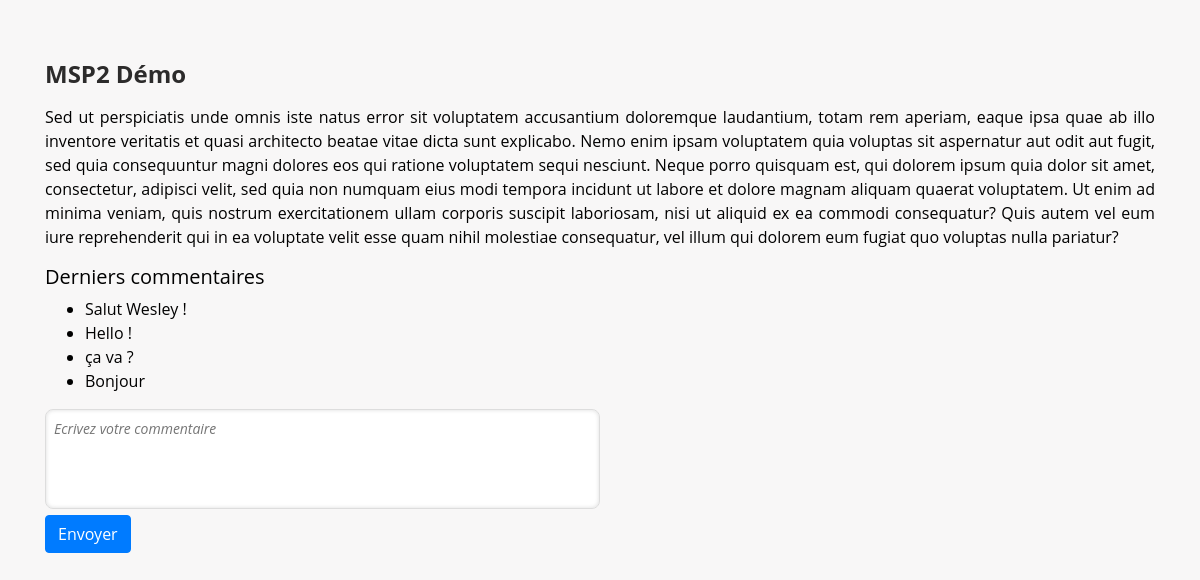
Before: / with the older database file.
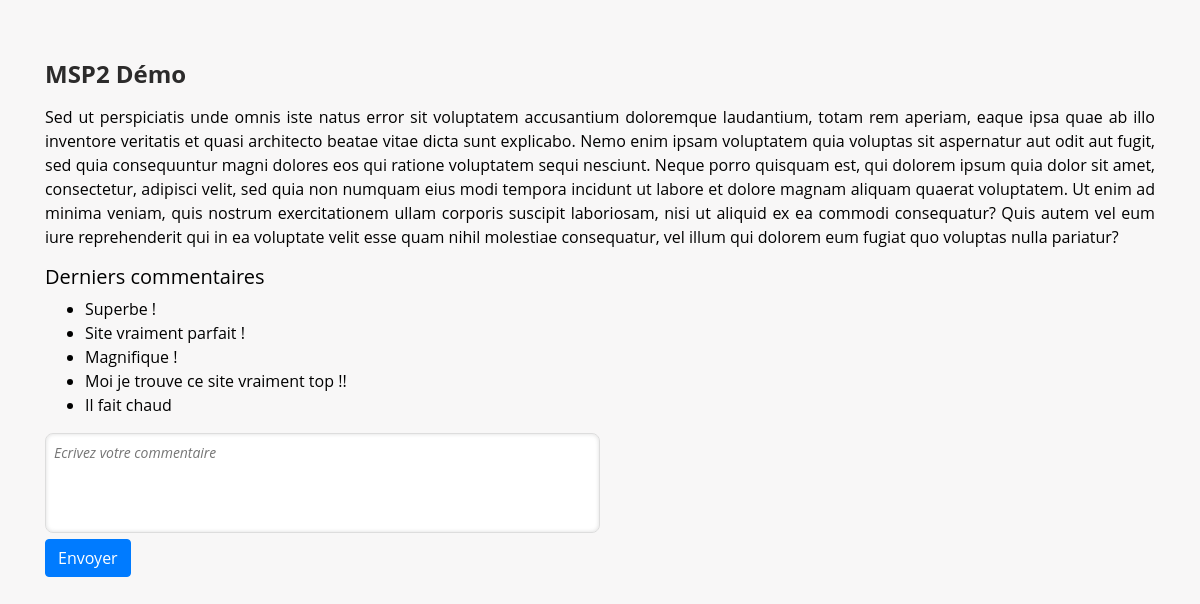
After: the same page with the newer database file.
### tables this page shows
CREATE TABLE "comments" (
    "comment" TEXT NOT NULL,
    PRIMARY KEY("comment")
);

### main.py (the view)
@app.route('/')
def hello_world():
    res = helper.get_list()
    return render_template("index.html", data=res)

### helper.py (called while the page is built)
def get_list():
    try:
        conn = sqlite3.connect(DB_PATH)
        conn.row_factory = sqlite3.Row
        c = conn.cursor()
        posts = c.execute('SELECT * FROM comments ORDER BY rowid desc limit 5').fetchall()
        c.close()
        return posts
    except Exception as e:
        print(traceback.format_exc())
        return None

### templates/index.html (shortened to what this page needs)
<!DOCTYPE html>
<html lang="en">
<head>
    <link rel="stylesheet" href="https://stackpath.bootstrapcdn.com/bootstrap/4.5.0/css/bootstrap.min.css">
    <link rel="stylesheet" href="{{ url_for('static', filename='css/main.css') }}">
</head>
<body>
    <div class="container">
        <h1>MSP2 Démo</h1>
        <p>Sed ut perspiciatis unde omnis iste natus error sit voluptatem accusantium doloremque laudantium, totam rem aperiam, eaque ipsa quae ab illo inventore veritatis et quasi architecto beatae vitae dicta sunt explicabo. Nemo enim ipsam voluptatem quia voluptas sit aspernatur aut odit aut fugit, sed quia consequuntur magni dolores eos qui ratione voluptatem sequi nesciunt. Neque porro quisquam est, qui dolorem ipsum quia dolor sit amet, consectetur, adipisci velit, sed quia non numquam eius modi tempora incidunt ut labore et dolore magnam aliquam quaerat voluptatem. Ut enim ad minima veniam, quis nostrum exercitationem ullam corporis suscipit laboriosam, nisi ut aliquid ex ea commodi consequatur? Quis autem vel eum iure reprehenderit qui in ea voluptate velit esse quam nihil molestiae consequatur, vel illum qui dolorem eum fugiat quo voluptas nulla pariatur?</p>
        <section class="commentaires">
            <h3>Derniers commentaires</h3>
            <ul>
            {% for item in data %}
                <li>{{item["comment"]}}</li>
            {% endfor %}
            </ul>
        </section>
        <form action="/comment/moderation" method="post">
            <textarea name="comment" id="the-textarea" maxlength="300" placeholder="Ecrivez votre commentaire"autofocus></textarea>
            <div>
                <button type="submit" class="btn btn-primary">Envoyer</button>
            </div>
        </form>
        <section class="message">
        </section>
    </div>
</body>
</html>

### static/css/main.css (style rules this page uses)
body { text-align: justify; padding: 1%; }
*, *:before, *:after { box-sizing: border-box; }
html { font-size: 100%; }
body { font-family: 'Open Sans', sans-serif; font-size: 16px; background: rgb(248, 247, 247)!important; color: black; }
h1 { color: hsl(0, 1%, 17%); font-weight: bold; margin: 3rem 0 1rem 0; padding: 0; font-size: 1.5rem; }
h3 { font-size: 1.25rem; }
.message { padding: 20px; font-style: italic; font-size: 1rem; font-weight: bold; }

Changed rows visible on the page:
no longer on this page (row unchanged): comments: comment "Salut Wesley !"
no longer on this page (row unchanged): comments: comment "Hello !"
no longer on this page (row unchanged): comments: comment "ça va ?"
no longer on this page (row unchanged): comments: comment "Bonjour"
added comments: comment "Superbe !"
added comments: comment "Site vraiment parfait !"
added comments: comment "Magnifique !"
added comments: comment "Moi je trouve ce site vraiment top !!"
added comments: comment "Il fait chaud"
